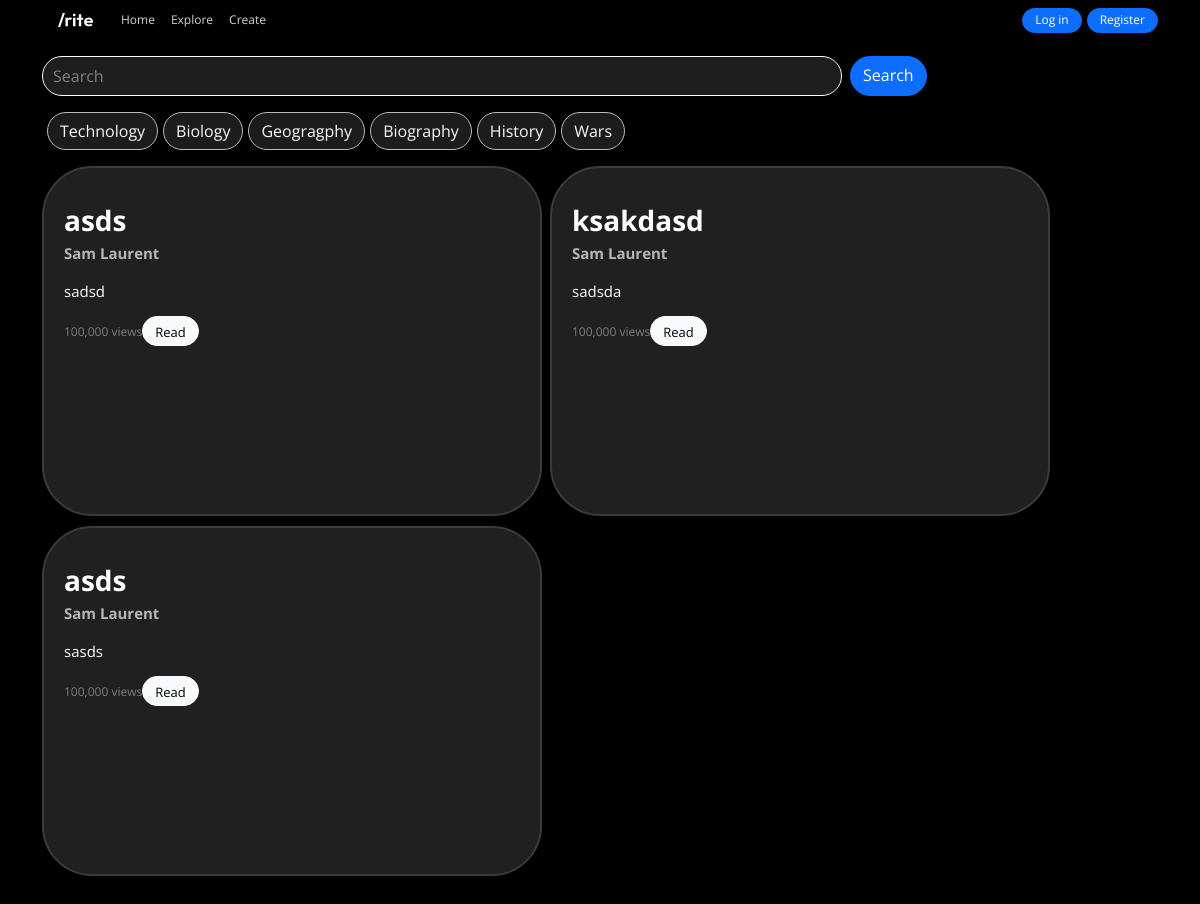
Before: /search with the older database file.
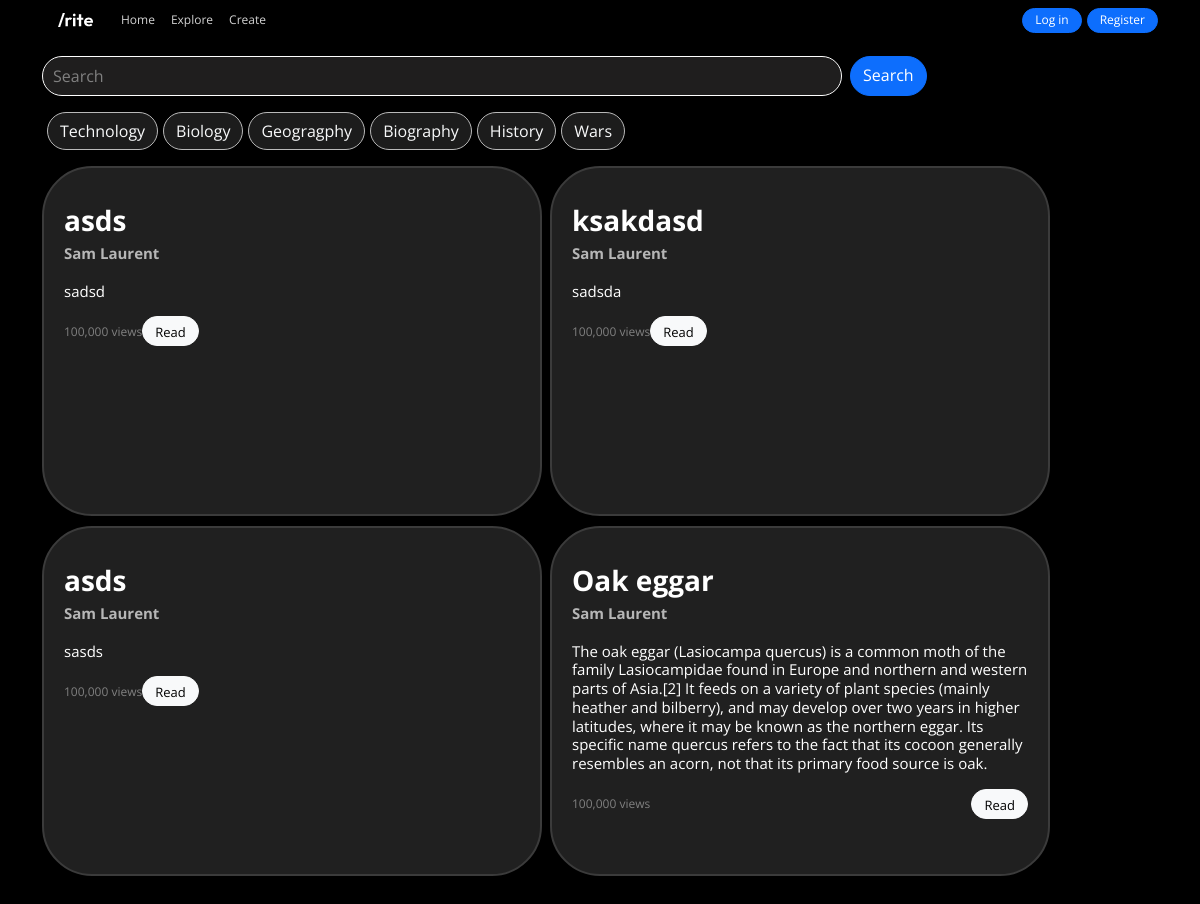
After: the same page with the newer database file.
### tables this page shows
CREATE TABLE category (
    id INTEGER PRIMARY KEY AUTOINCREMENT,
    category_name TEXT NOT NULL UNIQUE
);

CREATE TABLE article (
    id INTEGER PRIMARY KEY AUTOINCREMENT,
    title TEXT NOT NULL,
    author_id INTEGER NOT NULL,
    text TEXT NOT NULL,
    category_id INTEGER NOT NULL,
    description TEXT,
    FOREIGN KEY (author_id) REFERENCES user(id) ON DELETE CASCADE,
    FOREIGN KEY (category_id) REFERENCES category(id) ON DELETE SET NULL
);

### app.py (the view)
@app.route("/search")  # Вказуємо url-адресу для виклику функції
def search_page():
    query = request.args.get('query', '')
    categories = db.get_categories()
    articles = db.search_articles(query)
    return render_template("search-page.html",categories=categories, articles=articles, category_name=query)

### db_scripts.py (called while the page is built)
    def open_db(self):
        self.conn = sqlite3.connect(self.dbname)
        self.cursor = self.conn.cursor()

    def get_categories(self):
        self.open_db()
        self.cursor.execute('''SELECT * FROM category''')
        data = self.cursor.fetchall()
        self.conn.close()
        return data

    def search_articles(self, query):
        self.open_db()
        query = "%" + query + '%'
        self.cursor.execute('''SELECT * FROM article WHERE (title LIKE ? OR description LIKE ? )''', (query, query))
        data = self.cursor.fetchall()
        self.conn.close()
        return data

### templates/search-page.html (shortened to what this page needs)
{% extends 'base.html' %}
{% block content %}
<main class="container">
    <form action="{{url_for('search_page')}}" class="d-flex search-bar-full my-3" role="search" method="get">
        <input required name="query" id="search-bar" class="form-control me-2" type="search" placeholder="Search" aria-label="Search" style="width: 50em;">
        <button class="btn btn-primary d-flex" type="submit">Search</button>
      </form>
    <section class="d-flex">
    {% for id, category_name in categories %}
      <a href="/category/{{id}}" value={{id}} class="btn btn-outline-light category-button">{{category_name}}</a>
      {% endfor %}
    </section>
    <section>
        <div class="mt-3 d-flex flex-column flex-wrap flex-lg-row mb-4 text-dark lh-sm text-decoration-none">
            {% for article in articles %}
            <div class="rectangle me-2">
              <div class="text-content">
                <h3 style="font-weight: bold; padding: 1px 20px; margin: 0px; margin-top:35px">{{ article[1] }}</h3>
                <h5 style="color: rgb(182, 182, 182); font-weight: bold; font-size: 15px; margin: 5px 20px;">Sam Laurent</h5>
                <p style="padding: 0px 20px; font-size:15px; margin-top:20px">{{article[5]}}</p>
                <div style="display: flex; align-items: center; justify-content: space-between; margin: 0px 20px;">
                  <div style="display: flex; align-items: center;">
                    <p style="font-size: 12px; color: #808080; margin: 0;">100,000 views</p>
                  </div>
                  <a href="{{url_for('article_page', article_id=article[0])}}" class="btn btn-light" style="height: 30px; font-size: small;">Read</a>
                </div>
              </div>
            </div>
            {% endfor %}
</main>
{% endblock content %}

### templates/base.html (shortened to what this page needs)
<!DOCTYPE html>
<html lang="en">
<head>
    <link href="https://cdn.jsdelivr.net/npm/bootstrap@5.3.3/dist/css/bootstrap.min.css" rel="stylesheet">
    <link rel="stylesheet" href="{{ url_for('static', filename='style.css')}}">
    <link rel="stylesheet" href="{{ url_for('static', filename='variables.scss')}}">
</head>
<body>
  <header>
    <nav class="navbar navbar-expand-lg" data-bs-theme="dark" style="background-color: rgba(50, 50, 50, 0);height: 40px">
      <div class="container">
        <img  src="{{url_for('static', filename='img/icons/logo-w.svg')}}" style="margin-right: 20px;" width="35px", alt="">
        <div class="collapse navbar-collapse" id="navbarSupportedContent">
          <ul class="navbar-nav me-auto mb-2 mb-lg-0">
            <li class="nav-item">
              <a class="nav-link" aria-current="page" href="/" style="font-size: 12px;">Home</a>
            </li>
            <li class="nav-item">
              <a class="nav-link" aria-current="page" href="/explore" style="font-size: 12px;">Explore</a>
            </li>
            <li class="nav-item">
              <a class="nav-link" aria-current="page" href="/create-article" style="font-size: 12px;">Create</a>
            </li>
          </ul>
          <a href="/login" class="btn btn-primary" style="height: 25px; display: flex; align-items: center; justify-content: center; border-radius: 60px; font-size: 12px" type="submit">Log in</a>
          <a href="/register" class="btn btn-primary" style="margin-left:5px;height: 25px; display: flex; align-items: center; justify-content: center; border-radius: 60px; font-size: 12px" type="submit">Register</a>
        </div>
      </div>
    </nav>
  </header>
      {% block content %}
      {% endblock content %}
</body>
</html>

### static/style.css (style rules this page uses)
body { font-family: "Open Sans", serif; background-color: black; color: white; }
p { color: white; font-size: 16px; }
nav { display: flex; justify-content: center; align-items: center; width: 100%; top: 0px; }
a { text-decoration: none; color: white; }
ul { list-style-type: none; }
li { list-style-type: none; }
.btn { border-radius: 60px; text-align: center; }
.nav-link { color: rgb(210, 210, 210); text-decoration: none; transition: all 0.5s ease; }
h5 { font-weight: 600; }
#search-bar { background-color: #1f1e1e; color: white; border-color: white; border-radius: 100px; padding: 10px; width: 50%; outline: none; }
#search-bar::placeholder { color: gray; }
.search-bar-full { height: 5vh; }
.category-button { margin-left: 5px; background-color: #1c1c1c; border-color: #b9b9b9; }
.rectangle { width: 500px; height: 350px; background-color: #202020; border: 2px solid #3b3b3b; border-radius: 50px; box-shadow: 0 4px 6px rgba(0, 0, 0, 0.1); display: flex; justify-content: left; color: #ffffff; overflow: hidden; margin-bottom: 10px; }

Changed rows visible on the page:
added article: title "Oak eggar", description "The oak eggar (Lasiocampa quercus) is a common moth of the family Lasiocampidae found in Europe and northern and western parts of Asia.[2] It feeds on a variety of plant species (mainly heather and bilberry), and may develop over two years in higher latitudes, where it may be known as the northern eggar. Its specific name quercus refers to the fact that its cocoon generally resembles an acorn, not that its primary food source is oak."
